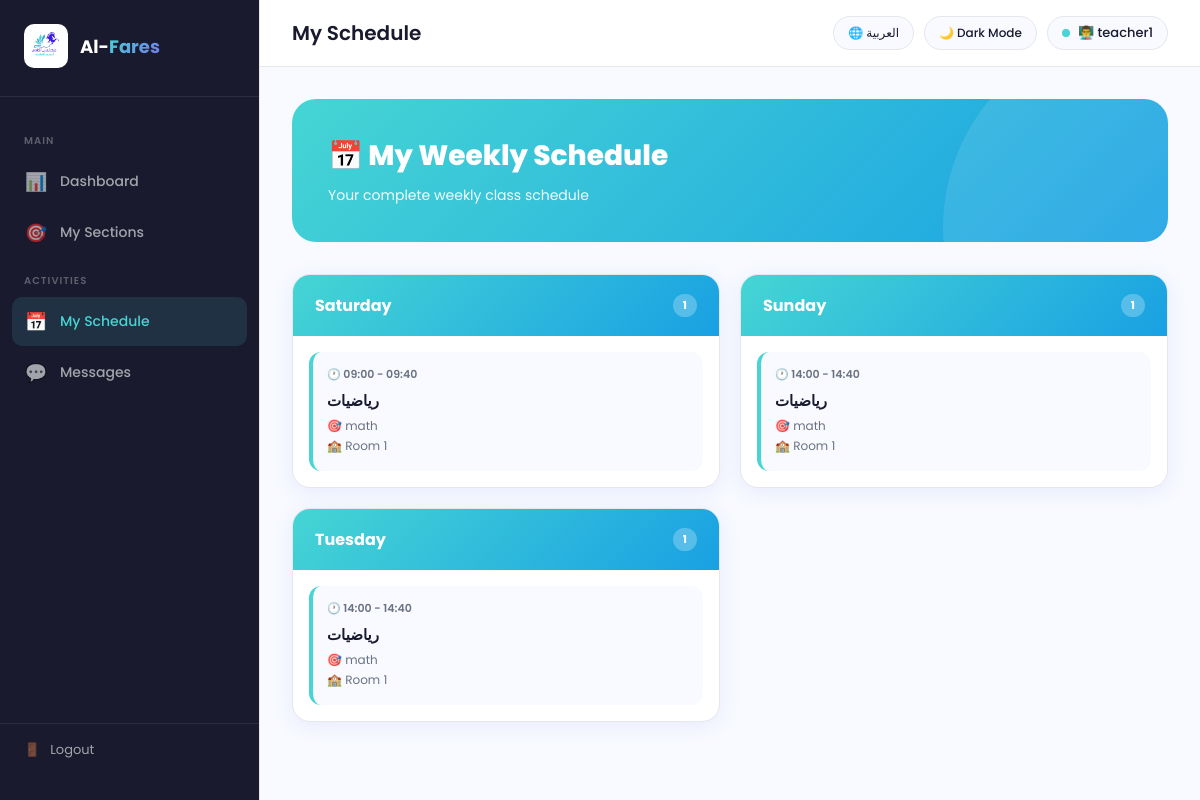
Page /teacher/schedule (signed in) on the committed database.
### tables this page shows
CREATE TABLE Timetable (
            Timetable_ID INTEGER PRIMARY KEY AUTOINCREMENT,
            Section_ID INTEGER,
            Day TEXT NOT NULL,
            Start_Time TEXT NOT NULL,
            End_Time TEXT NOT NULL,
            Generated_At TEXT DEFAULT CURRENT_TIMESTAMP,
            FOREIGN KEY (Section_ID) REFERENCES Sections(Section_ID)
        );

CREATE TABLE Subjects (
            Subject_ID INTEGER PRIMARY KEY AUTOINCREMENT,
            Subject_Name TEXT NOT NULL,
            Credit_Hours INTEGER
        );

CREATE TABLE Sections (
            Section_ID INTEGER PRIMARY KEY AUTOINCREMENT,
            Section_Name TEXT NOT NULL,
            Subject_ID INTEGER,
            Teacher_ID INTEGER,
            Class_ID INTEGER,
            Gender TEXT,
            Period_Type TEXT,
            FOREIGN KEY (Subject_ID) REFERENCES Subjects(Subject_ID),
            FOREIGN KEY (Teacher_ID) REFERENCES Teachers(Teacher_ID),
            FOREIGN KEY (Class_ID) REFERENCES Classes(Class_ID)
        );

CREATE TABLE Classes (
            Class_ID INTEGER PRIMARY KEY AUTOINCREMENT,
            Room_Number TEXT,
            Capacity INTEGER
        );

### app.py (the view)
@app.route('/teacher/schedule')
def teacher_schedule():
    if session.get('role') != 'Teacher':
        return redirect('/login')
    user_id = session.get('user_id')
    conn = get_db()
    teacher = conn.execute(
        'SELECT Teacher_ID FROM Teachers WHERE User_ID = ?', (user_id,)
    ).fetchone()
    if not teacher:
        conn.close()
        return "Teacher profile not found"
    teacher_id = teacher['Teacher_ID']
    timetable = conn.execute('''
        SELECT t.*, s.Section_Name,
               sub.Subject_Name, c.Room_Number
        FROM Timetable t
        JOIN Sections s ON t.Section_ID = s.Section_ID
        LEFT JOIN Subjects sub ON s.Subject_ID = sub.Subject_ID
        LEFT JOIN Classes c ON s.Class_ID = c.Class_ID
        WHERE s.Teacher_ID = ?
        ORDER BY t.Day, t.Start_Time
    ''', (teacher_id,)).fetchall()
    conn.close()
    return render_template('schedule_view.html',
                           timetable=timetable,
                           role='Teacher')

### database.py (called while the page is built)
def get_db():
    conn = sqlite3.connect('alfares.db')
    conn.row_factory = sqlite3.Row
    return conn

### templates/schedule_view.html (shortened to what this page needs)
<!DOCTYPE html>
<html lang="en" dir="ltr" data-theme="light">
<head>
</head>
<body>
  <aside class="sidebar">
    <div class="sidebar-logo">
      <img src="/static/logo.png" alt="logo">
      <h2>Al-<span>Fares</span></h2>
    </div>
    <nav class="sidebar-menu">
      <div class="menu-label" data-ar="الرئيسية" data-en="Main">Main</div>
      {% if role == 'Teacher' %}
      <a class="menu-item" href="/teacher">
        <span class="icon">📊</span> <span data-ar="لوحة التحكم" data-en="Dashboard">Dashboard</span>
      </a>
      <a class="menu-item" href="/teacher">
        <span class="icon">🎯</span> <span data-ar="شعبي" data-en="My Sections">My Sections</span>
      </a>
      <div class="menu-label" data-ar="الأنشطة" data-en="Activities">Activities</div>
      <a class="menu-item active" href="/teacher/schedule">
        <span class="icon">📅</span> <span data-ar="جدولي" data-en="My Schedule">My Schedule</span>
      </a>
      <a class="menu-item" href="/teacher/messages">
        <span class="icon">💬</span> <span data-ar="الرسائل" data-en="Messages">Messages</span>
      </a>
      {% endif %}
    </nav>
    <div class="sidebar-footer">
      <a href="/logout" class="logout-btn">
        <span>🚪</span> <span data-ar="تسجيل الخروج" data-en="Logout">Logout</span>
      </a>
    </div>
  </aside>
  <div class="main">
    <div class="topbar">
      <h1 id="page-title">My Schedule</h1>
      <div class="topbar-right">
        <button class="top-btn" onclick="toggleLang()" id="lang-btn">🌐 العربية</button>
        <button class="top-btn" onclick="toggleTheme()" id="theme-btn">🌙 Dark Mode</button>
        <div class="user-badge">
          <div class="badge-dot"></div>
          {% if role == 'Teacher' %}👨‍🏫{% else %}🎒{% endif %} {{ session.full_name }}
        </div>
      </div>
    </div>
    <div class="content">
      <div class="header-card">
        <h2 data-ar="📅 جدولي الأسبوعي" data-en="📅 My Weekly Schedule">📅 My Weekly Schedule</h2>
        <p data-ar="جدول الحصص الأسبوعي الكامل" data-en="Your complete weekly class schedule">Your complete weekly class schedule</p>
      </div>
      <div class="schedule-grid">
        {% set days = ['Saturday','Sunday','Monday','Tuesday','Wednesday'] %}
        {% set day_ar = {'Saturday':'السبت','Sunday':'الأحد','Monday':'الإثنين','Tuesday':'الثلاثاء','Wednesday':'الأربعاء'} %}
        {% if timetable %}
          {% for d in days %}
            {% set day_classes = timetable|selectattr('Day','equalto',d)|list %}
            {% if day_classes %}
            <div class="day-card">
              <div class="day-card-header">
                <h3 data-ar="{{ day_ar[d] }}" data-en="{{ d }}">{{ d }}</h3>
                <span class="count">{{ day_classes|length }}</span>
              </div>
              <div class="day-card-body">
                {% for c in day_classes %}
                <div class="class-slot">
                  <div class="class-time">🕐 {{ c.Start_Time }} - {{ c.End_Time }}</div>
                  <h4>{{ c.Subject_Name }}</h4>
                  <div class="meta">
                    🎯 {{ c.Section_Name }}<br>
                    🏫 {{ c.Room_Number }}
                  </div>
                </div>
                {% endfor %}
              </div>
            </div>
            {% endif %}
          {% endfor %}
        {% endif %}
      </div>
    </div>
  </div>
</body>
</html>

### rows in the picture
Timetable: Start_Time "09:00", End_Time "09:40", Subject_Name "رياضيات", Section_Name "math", Room_Number "Room 1"
Timetable: Start_Time "14:00", End_Time "14:40", Subject_Name "رياضيات", Section_Name "math", Room_Number "Room 1"
Timetable: Start_Time "14:00", End_Time "14:40", Subject_Name "رياضيات", Section_Name "math", Room_Number "Room 1"

### other values in the picture
{{ session.full_name }} "teacher1"
{{ d }} "Saturday" "Sunday" "Tuesday"
{{ day_classes|length }} "1" "1" "1"
